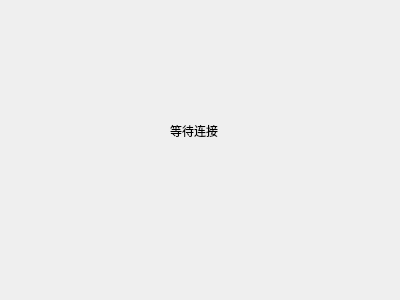
<?xml version="1.0" encoding="UTF-8"?>
<ui version="4.0">
 <class>Widget</class>
 <widget class="QWidget" name="Widget">
  <property name="geometry">
   <rect>
    <x>0</x>
    <y>0</y>
    <width>400</width>
    <height>300</height>
   </rect>
  </property>
  <property name="windowTitle">
   <string>Widget</string>
  </property>
  <widget class="QLabel" name="statusLabel">
   <property name="geometry">
    <rect>
     <x>170</x>
     <y>90</y>
     <width>161</width>
     <height>81</height>
    </rect>
   </property>
   <property name="text">
    <string>等待连接</string>
   </property>
  </widget>
 </widget>
 <layoutdefault spacing="6" margin="11"/>
 <resources/>
 <connections/>
</ui>
